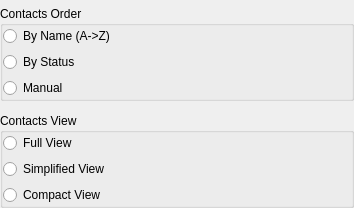
<?xml version="1.0" encoding="UTF-8"?>
<ui version="4.0">
 <class>RosterOptionsWidgetClass</class>
 <widget class="QWidget" name="RosterOptionsWidgetClass">
  <property name="geometry">
   <rect>
    <x>0</x>
    <y>0</y>
    <width>354</width>
    <height>184</height>
   </rect>
  </property>
  <layout class="QVBoxLayout" name="verticalLayout_4">
   <property name="spacing">
    <number>12</number>
   </property>
   <property name="leftMargin">
    <number>0</number>
   </property>
   <property name="topMargin">
    <number>6</number>
   </property>
   <property name="rightMargin">
    <number>0</number>
   </property>
   <property name="bottomMargin">
    <number>0</number>
   </property>
   <item>
    <widget class="QGroupBox" name="grbContactsOrder">
     <property name="title">
      <string>Contacts Order</string>
     </property>
     <property name="flat">
      <bool>true</bool>
     </property>
     <layout class="QVBoxLayout" name="verticalLayout">
      <property name="margin">
       <number>0</number>
      </property>
      <item>
       <widget class="QRadioButton" name="rbtOrderByName">
        <property name="text">
         <string>By Name (A-&gt;Z)</string>
        </property>
       </widget>
      </item>
      <item>
       <widget class="QRadioButton" name="rbtOrderByStatus">
        <property name="text">
         <string>By Status</string>
        </property>
       </widget>
      </item>
      <item>
       <widget class="QRadioButton" name="rbtOrderManualy">
        <property name="text">
         <string>Manual</string>
        </property>
       </widget>
      </item>
     </layout>
    </widget>
   </item>
   <item>
    <widget class="QGroupBox" name="grbContactsView">
     <property name="title">
      <string>Contacts View</string>
     </property>
     <property name="flat">
      <bool>true</bool>
     </property>
     <layout class="QGridLayout" name="gridLayout">
      <property name="margin">
       <number>0</number>
      </property>
      <item row="0" column="0">
       <widget class="QRadioButton" name="rdbViewFull">
        <property name="text">
         <string>Full View</string>
        </property>
       </widget>
      </item>
      <item row="0" column="1">
       <widget class="QLabel" name="lblViewFull">
        <property name="textFormat">
         <enum>Qt::PlainText</enum>
        </property>
       </widget>
      </item>
      <item row="1" column="0">
       <widget class="QRadioButton" name="rdbViewSimplified">
        <property name="text">
         <string>Simplified View</string>
        </property>
       </widget>
      </item>
      <item row="1" column="1">
       <widget class="QLabel" name="lblViewSimplified">
        <property name="textFormat">
         <enum>Qt::PlainText</enum>
        </property>
       </widget>
      </item>
      <item row="2" column="0">
       <widget class="QRadioButton" name="rdbViewCompact">
        <property name="text">
         <string>Compact View</string>
        </property>
       </widget>
      </item>
      <item row="2" column="1">
       <widget class="QLabel" name="lblViewCompact">
        <property name="textFormat">
         <enum>Qt::PlainText</enum>
        </property>
       </widget>
      </item>
     </layout>
    </widget>
   </item>
  </layout>
 </widget>
 <layoutdefault spacing="6" margin="11"/>
 <resources/>
 <connections/>
</ui>
